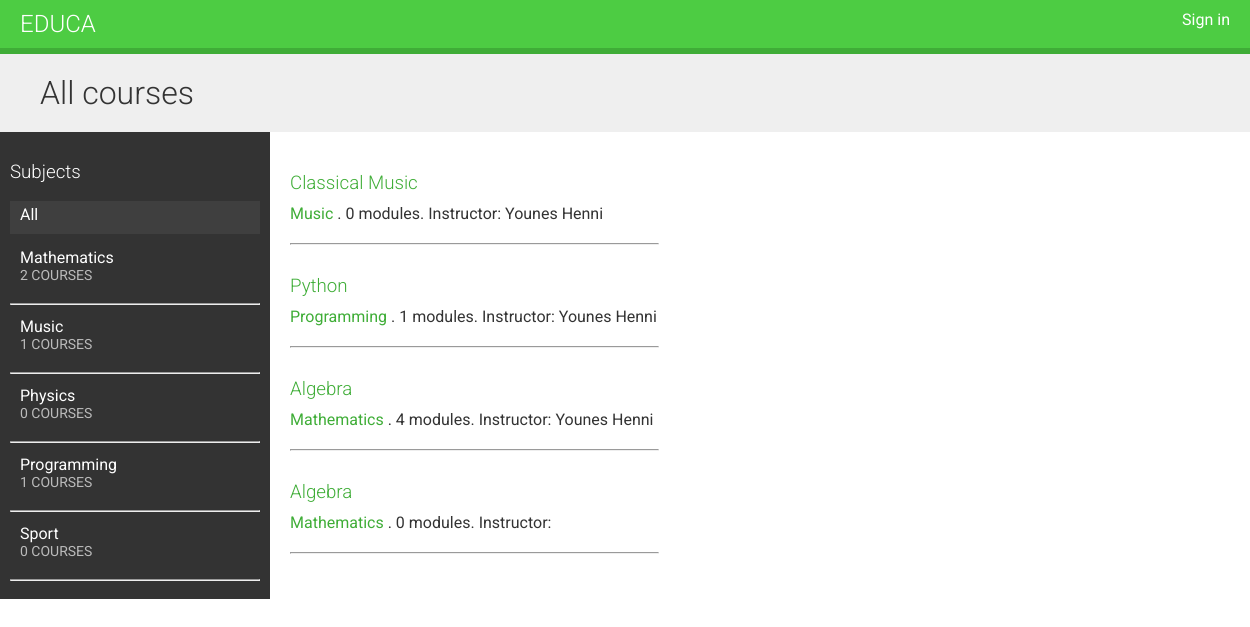
The app's page /, older data.
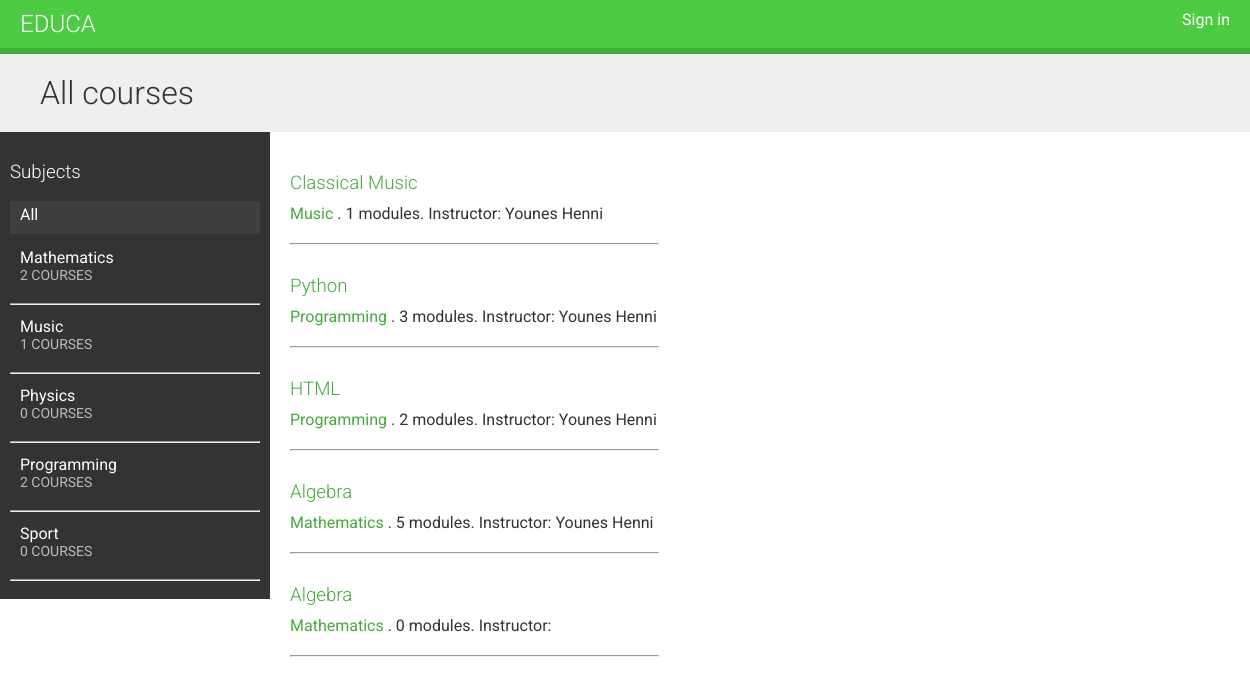
The same page, newer data.
### courses/models.py (models this page shows, shortened)
class Subject(models.Model):
    title   = models.CharField(max_length=200)
    slug    = models.SlugField(max_length=200, unique=True)
    def __str__(self):
        return str(self.title)
    class Meta:
        ordering = ('title', )

class Course(models.Model):
    users       = models.ManyToManyField(User, related_name='courses_joined', blank=True)
    owner       = models.ForeignKey(User,
                            related_name='courses_created')
    subject     = models.ForeignKey(Subject,
                            related_name='courses')
    title       = models.CharField(max_length=200)
    slug        = models.SlugField(max_length=200, unique=True)
    overview    = models.TextField()
    created     = models.DateTimeField(auto_now_add=True)
    class Meta:
        ordering = ('-created', )

### courses/views.py (the view)
# urls.py: url(r'^subject/(?P<subject>[\w-]+)/$', views.CourseListView.as_view(), name='course-list-subject'),
class CourseListView(TemplateResponseMixin, View):
    model = Course
    template_name = 'courses/course/list.html'
    def get(self, request, subject=None):
        subjects = Subject.objects.annotate(total_courses=Count('courses'))
        courses = Course.objects.annotate(total_modules=Count('modules'))
        if subject:
            subject = get_object_or_404(Subject, slug=subject)
            courses = courses.filter(subject=subject)
        context = {'subjects': subjects,
                    'subject': subject,
                    'courses': courses}
        return self.render_to_response(context)

### courses/templates/courses/course/list.html (shortened to what this page needs)
{% extends "base.html" %}
{% block content %}
<h1>
  {% if subject %}
    {{ subject.title }} courses
  {% else %}
    All courses
  {% endif %}
</h1>
<div class="contents">
  <h3> Subjects </h3>
  <ul id="modules">
    <li {% if not subject %} class="selected"{% endif %}>
      <a href="{% url "course-list" %}"> All </a>
    </li>
    {% for s in subjects %}
      <li {% if subject == s %} class="selected"{% endif %}>
        <a href="{% url "course-list-subject" s.slug %}">
          {{ s.title }} <br>
          <span>{{ s.total_courses }} courses </span>
        </a>
      </li><hr>
    {% endfor %}
  </ul>
</div>
<div class="module" >
  {% for course in courses %}
    {% with subject=course.subject %}
      <h3>
        <a href="{% url "course-detail" course.slug %}">{{ course.title }} </a>
      </h3>
      <p>
        <a href="{% url "course-list-subject" subject.slug %}">{{ subject }} </a>.
        {{ course.total_modules }} modules. Instructor: {{ course.owner.get_full_name }}
      </p><hr>
    {% endwith %}
  {% endfor %}
</div>
{% endblock %}

### courses/templates/base.html (shortened to what this page needs)
{% load static %}
<html>
<head>
  <link href ="{% static "css/base.css" %}" rel ="stylesheet">
</head>
<body>
  <div id="header">
  <a href="/course/mine" class="logo" >Educa</a>
   <ul class="menu">
     {% if request.user.is_authenticated %}
     <li>
       <a href="{% url "logout" %}"> Sign out </a>
     </li>
     {% else %}
     <li>
       <a href="{% url "login" %}" >Sign in</a>
     </li> {% endif %}
   </ul>
 </div>
 <div id="content">
   {% block content %} {% endblock %}
 </div>
</body>
</html>

### courses/static/css/base.css (style rules this page uses)
body { margin:0; font-family:'Roboto', sans-serif; font-weight:400; color:#333; }
a { color:#3fad37; text-decoration:none; }
h1, h2, h3, h4, h5, h6 { font-family:'Roboto', sans-serif; font-weight:300; }
h1 { background:#efefef; width:100%; overflow:auto; padding:20px 0 20px 40px; margin:0; }
.module { overflow:auto; }
.module h3 { margin:30px 0 0; padding:0; width:100%; }
.module p { margin:10px 0 20px; width:100%; float:left; }
#header { background:#4dcc43; overflow:auto; padding:10px 20px; border-bottom:6px solid #3fad37; }
#header .logo { text-decoration:none; font-family:'Roboto', sans-serif; font-weight:300; text-transform:uppercase; font-size:24px; color:#fff; float:left; }
#header a { color:#fff; }
#header .menu { list-style:none; float:right; margin:0; padding:0; }
.contents { width:20%; padding:10px; float:left; background:#333; color: #fff; font-family:'Roboto', sans-serif; }
.contents ul { list-style:none; margin:0; padding:0; }
.contents ul li { margin:0 0 10px 0; padding:4px 10px 10px; overflow:auto; }
.contents ul li.selected { background:#3f3f3f; }
.contents ul span { text-transform:uppercase; color:#bbb; font-size:14px; }
.contents ul a { display:block; color:#fff; text-decoration:none; }
.module { padding:10px 20px; float:left; }

Row changes from the older to the newer data that the page shows:
computed for Subject "Programming": total_courses "1" → "2"
computed for Course "Classical Music": total_modules "0" → "1"
computed for Course "Python": total_modules "1" → "3"
added Course: title "HTML", subject "Programming", total_modules "2", owner.get_full_name "Younes Henni"
computed for Course (number 4 of 5 on the later page): total_modules "4" → "5"
